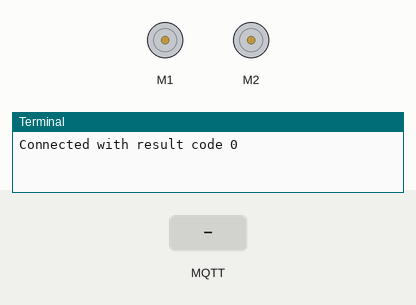
This program was run on a simulated Raspberry Pi (BCM pin numbers). Parts: 2 × DC motor (green arrow = forward, orange = backward, longer = faster), the last lines printed to the terminal. Inputs (shaded band) come from the test bench. No MQTT or app messages arrive unless stated; motors are numbered in the order the program creates them (left before right in a Robot).

Above: at 1.3 s.
1.4 s: MQTT message "F" arrives on the first subscribed topic
At 2.2 s:
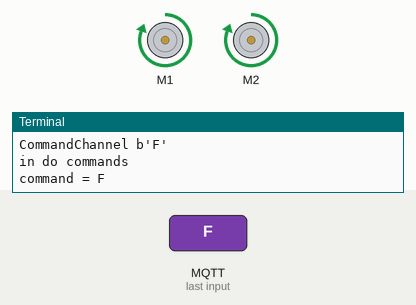
3.9 s: MQTT message "B" arrives on the first subscribed topic
At 4.3 s:
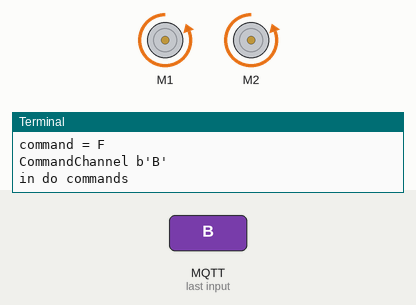
6.4 s: MQTT message "L" arrives on the first subscribed topic
At 6.55 s:
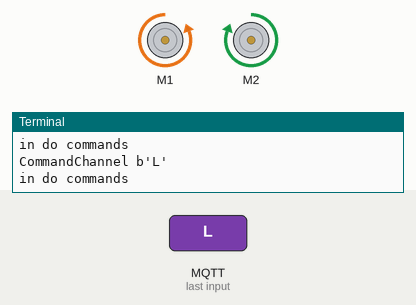
8.2 s: MQTT message "R" arrives on the first subscribed topic
At 8.35 s:
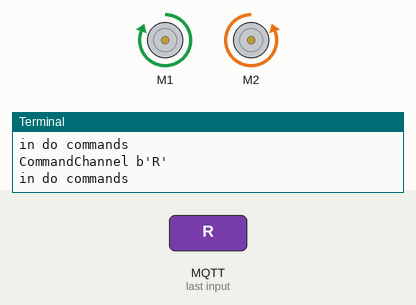
Timing chart, 0 to 11.0 s (numbered marks = the images above; inputs shaded):
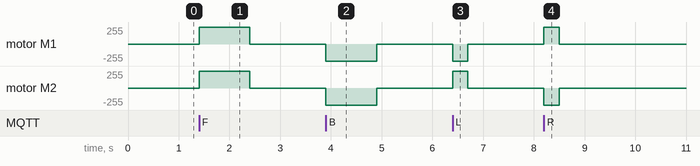

Measured:
- after the input at 1.4 s, motor M1, motor M2: stopped → forward 255/255 at once, → stopped 1.0 s later
- after the input at 3.9 s, motor M1, motor M2: stopped → backward 255/255 at once, → stopped 1.0 s later
- after the input at 6.4 s, motor M1: stopped → backward 255/255 at once, → stopped 0.30 s later; motor M2: stopped → forward 255/255 at once, → stopped 0.30 s later
- after the input at 8.2 s, motor M1: stopped → forward 255/255 at once, → stopped 0.30 s later; motor M2: stopped → backward 255/255 at once, → stopped 0.30 s later

The program:

MQTTServer.py
```python
import paho.mqtt.client as mqtt
import time
from gpiozero import CamJamKitRobot

MQTT_SERVER = "localhost"
MQTT_PATH = "CommandChannel"
robot = CamJamKitRobot()

# The test callback for when the client receives a CONNACK response from the server.
def on_connect(client, userdata, flags, rc):
    print("Connected with result code "+str(rc))

    # Subscribing in on_connect() means that if we lose the connection and
    # reconnect then subscriptions will be renewed.
    client.subscribe(MQTT_PATH)

# The callback for when a PUBLISH message is received from the server.
def on_message(client, userdata, msg):
    print(msg.topic+" "+str(msg.payload))
    do_commands (str(msg.payload))
    # more callbacks, etc

# This routine decodes and runs the robot
def do_commands (payload):
    print ("in do commands")
    for command in payload:

        if command == "F":
            print ("command = " + command)
            robot.forward()
            time.sleep(1)
            robot.stop()

        if command == "f":
            robot.forward()
            time.sleep(2)
            robot.stop()

        if command == "B":
            robot.backward()
            time.sleep(1)
            robot.stop()

        if command == "L":
            robot.left()
            time.sleep(0.3)
            robot.stop()

        if command == "R":
            robot.right()
            time.sleep(0.3)
            robot.stop()

        if command == "X":
            process = False


client = mqtt.Client()
client.on_connect = on_connect
client.on_message = on_message

client.connect(MQTT_SERVER, 1883, 60)

# Blocking call that processes network traffic, dispatches callbacks and
# handles reconnecting.
# Other loop*() functions are available that give a threaded interface and a
# manual interface.
client.loop_forever()
```
